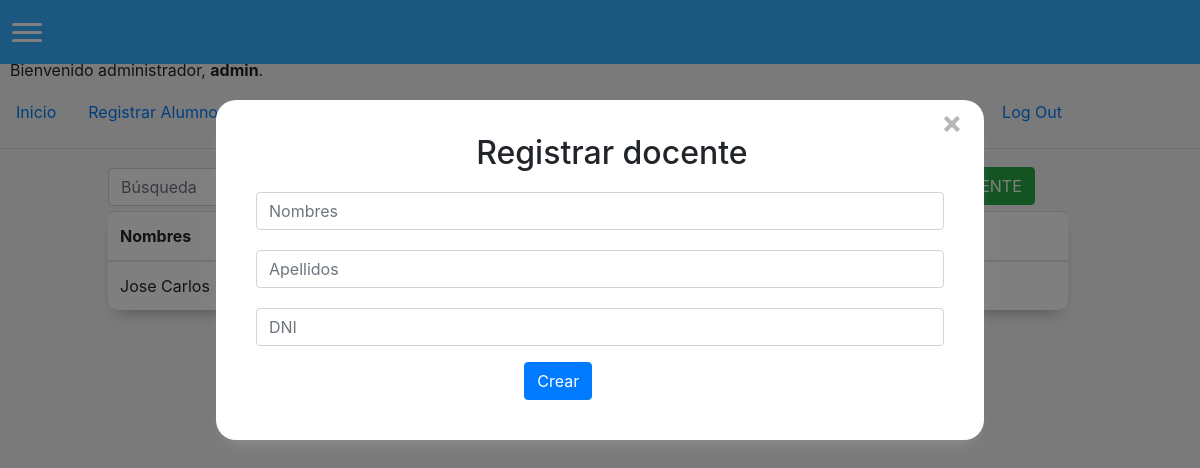
The page /crearprofesor (signed in) on the database as committed earlier.
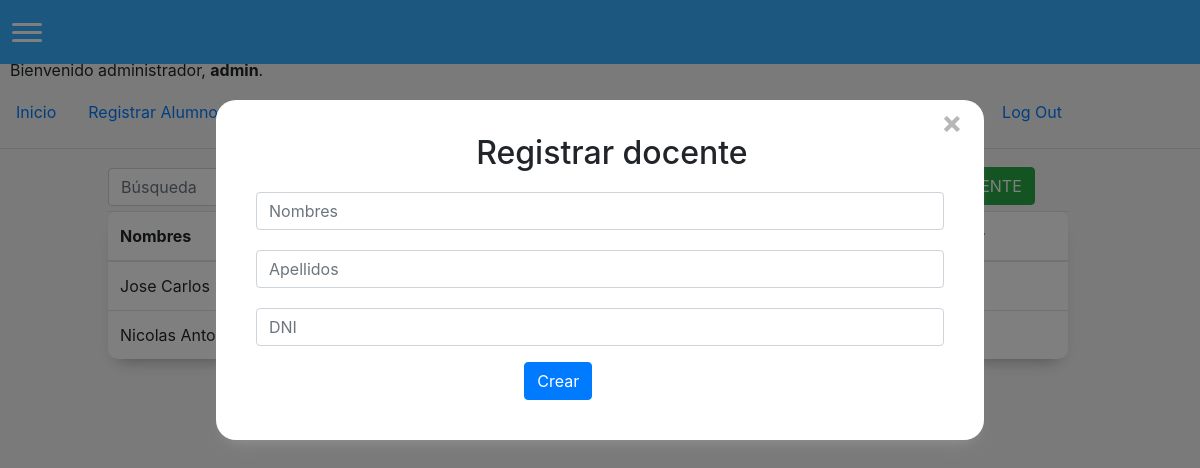
The same page on the database as committed later.
### matricula/models.py (models this page shows)
class Profesor(models.Model):
    nombre = models.CharField(max_length=255)
    apellido = models.CharField(max_length=255)
    dni = models.IntegerField()
    activo = models.BooleanField(default=1)

### matricula/views.py (the view, shortened to what this page needs)
# urls.py: path('crearprofesor', views.crearProfesor, name='crearprofesor'),
@login_required(login_url='/login')
def crearProfesor(request):
    return render(request, "matricula/crearprofesor.html", {'docentes': Profesor.objects.all()})

### matricula/templates/matricula/crearprofesor.html (shortened to what this page needs)
{% extends "matricula/layout.html" %}
{% block body %}
<div id="Form">
    <h2>Registrar docente</h2>
    <form action="{% url 'crearprofesor' %}" method="post">
        <div class="form-group">
            <input autofocus class="form-control" type="text" name="nombre" placeholder="Nombres" maxlength="25">
        </div>
        <div class="form-group">
            <input autofocus class="form-control" type="text" name="apellido" placeholder="Apellidos" maxlength="25">
        </div>
        <div class="form-group">
            <input autofocus class="form-control" type="number" name="dni" placeholder="DNI" max="99999999" min="00000001" oninput="javascript: if (this.value.length > this.maxLength) this.value = this.value.slice(0, this.maxLength);"
            maxlength="8">
        </div>
        <input class="btn btn-primary" type="submit" value="Crear">
    </form>
</div>
<button id="options" class="btn btn-success" onclick="changeWindow()">NUEVO DOCENTE</button>
<div>
    <table id="tabla" class="table">
    <thead>
            <tr>
                <th scope="col">
                    Nombres
                </th>
                <th scope="col">
                </th>
                <th scope="col">
                </th>
                <th scope="col">
                </th>
                <th scope="col">
                </th>
            </tr>
        </thead>
        <tbody>
            {% for docente in docentes %}
            <tr>
                <td scope="row">
                {{docente.nombre}}
                </td>
                <td scope="row">
                </td>
                <td scope="row">
                </td>
                <td scope="row">
                </td>
                <td scope="row">
                </td>
            </tr>
            {% endfor %}
        </tbody>
    </table>
</div>
{% endblock %}

Rows that differ between the two databases and show on the page:
added Profesor: nombre "Nicolas Antonio"
